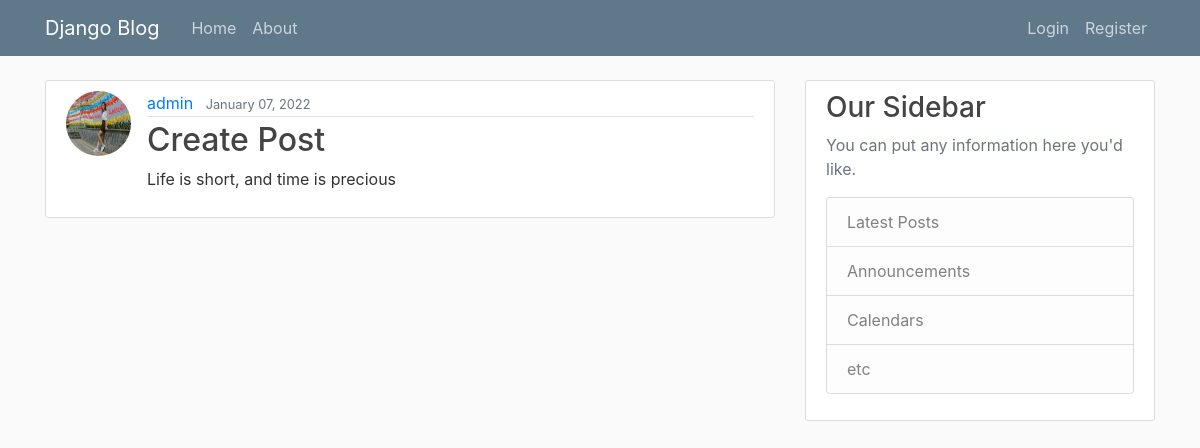
Page /post/6/ on the committed database.
### blog/models.py (models this page shows, shortened)
class Post(models.Model):
    title = models.CharField(max_length=100)
    content = models.TextField()
    created_at = models.DateTimeField(default=timezone.now)
    author = models.ForeignKey(User, on_delete=models.CASCADE)

### users/models.py (models this page shows, shortened)
class Profile(models.Model):
    user = models.OneToOneField(User, on_delete=models.CASCADE, related_name='profile')
    image = models.ImageField(default = 'profile_pics/default.jpg', upload_to = 'profile_pics')

### blog/views.py (the view)
# urls.py: path('post/<int:pk>/', PostDetailView.as_view(), name='post-detail'),
class PostDetailView(DetailView):
    model = Post

### blog/templates/blog/post_detail.html (shortened to what this page needs)
{% extends 'blog/base.html' %}
{% block content %}
    <article class="media content-section">
        <img src="{{ post.author.profile.image.url }}" class="rounded-circle article-img">
    <div class="media-body">
        <div class="article-metadata">
        <a class="mr-2" href="#">{{ object.author }}</a>
        <small class="text-muted">{{ object.created_at|date:"F d, Y" }}</small>
        </div>
        <h2>{{ object.title }}</h2>
        <p class="article-content">{{ object.content }}</p>
    </div>
    </article>
{% endblock content %}

### blog/static/blog/main.css (style rules this page uses)
body { background: #fafafa; color: #333333; margin-top: 5rem; }
h1, h2, h3, h4, h5, h6 { color: #444444; }
.content-section { background: #ffffff; padding: 10px 20px; border: 1px solid #dddddd; border-radius: 3px; margin-bottom: 20px; }
.article-content { white-space: pre-line; }
.article-img { height: 65px; width: 65px; margin-right: 16px; }
.article-metadata { padding-bottom: 1px; margin-bottom: 4px; border-bottom: 1px solid #e3e3e3 }

### rows in the picture
Post: author.profile.image (picture), author "admin", created_at "January 07, 2022", title "Create Post", content "Life is short, and time is precious"
